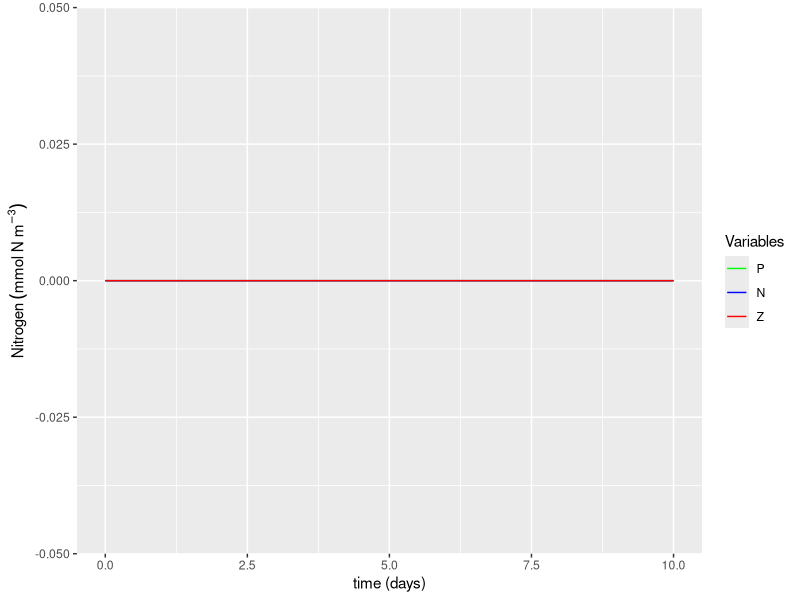

The R source for this figure:
library(ggplot2)

# Framework
days <- 10    # number of days of experiment run (units: days)
dt   <- 0.01  # time-step  (units: days)

# Chores (calculate number of steps, create time vector, create zero vectors, ...)
NoSTEPS <- as.integer(days / dt) # Calculates the number of steps by dividing days by dt and rounding down
time <- seq(from = 0, to = days, length = NoSTEPS) # Create time vector of equally spaced numbers from zero to "days"
P <- numeric(NoSTEPS)      # Make Phytoplankton "empty" vector by making a vector array of zeros (size: NoSTEPS rows by ONE column) (units: mmolN m^-3) 
N <- numeric(NoSTEPS)      # Make Nutrients "empty" vector (same process as above) (units: mmolN m^-3)
Z <- numeric(NoSTEPS)      # Make Zooplankton "empty" vector (same process as above) (units: mmolN m^-3)
L_N <- numeric(NoSTEPS)    # Make "Limitation of N on Phytoplankton" empty vector (same process as above) (units: dimensionless)
L_P <- numeric(NoSTEPS)    # Make "Limitation of P on Zooplankton" empty vector (same process as above) (units: dimensionless)

# For cleanliness, let's pack everything into a data frame
output <- data.frame(time=time,
                     N=N,
                     P=P,
                     Z=Z)

# Print to screen
print("Model run is done!")  


# Plotting ---------------------------------------------------------------------
# Plot 1: Main variables
ggplot(data = output, aes(x=time)) +
  geom_line(aes(y = P, color="P")) +
  geom_line(aes(y = N, color="N")) +
  geom_line(aes(y = Z, color="Z")) +
  labs(x = "time (days)",
       y = expression(Nitrogen~(mmol~N~m^-3))) +
  scale_color_manual("Variables",
                     breaks = c("P", "N", "Z"),
                     labels = c("P", "N", "Z"),
                     values = c("green", "blue", "red"))